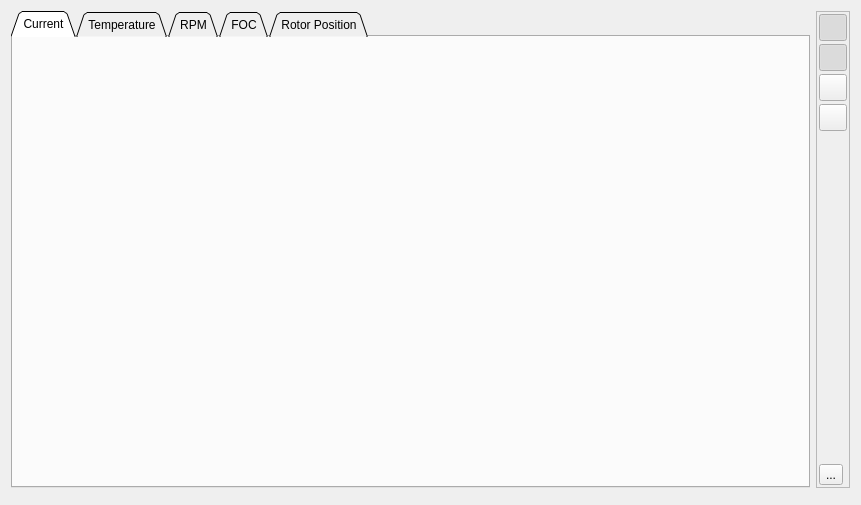
<?xml version="1.0" encoding="UTF-8"?>
<ui version="4.0">
 <class>PageRtData</class>
 <widget class="QWidget" name="PageRtData">
  <property name="geometry">
   <rect>
    <x>0</x>
    <y>0</y>
    <width>861</width>
    <height>505</height>
   </rect>
  </property>
  <property name="windowTitle">
   <string>Form</string>
  </property>
  <layout class="QVBoxLayout" name="verticalLayout_6">
   <item>
    <layout class="QHBoxLayout" name="horizontalLayout">
     <item>
      <widget class="QTabWidget" name="tabWidget">
       <property name="tabShape">
        <enum>QTabWidget::TabShape::Triangular</enum>
       </property>
       <property name="currentIndex">
        <number>0</number>
       </property>
       <widget class="QWidget" name="tab">
        <attribute name="title">
         <string>Current</string>
        </attribute>
        <layout class="QVBoxLayout" name="verticalLayout_2">
         <item>
          <widget class="QCustomPlot" name="currentPlot" native="true"/>
         </item>
        </layout>
       </widget>
       <widget class="QWidget" name="tab_2">
        <attribute name="title">
         <string>Temperature</string>
        </attribute>
        <layout class="QVBoxLayout" name="verticalLayout_3" stretch="1,0">
         <item>
          <widget class="QCustomPlot" name="tempPlot" native="true"/>
         </item>
         <item>
          <layout class="QHBoxLayout" name="horizontalLayout_3">
           <item>
            <widget class="QCheckBox" name="tempShowMosfetBox">
             <property name="toolTip">
              <string>Show MOSFET temperature</string>
             </property>
             <property name="text">
              <string>MOSFET</string>
             </property>
             <property name="checked">
              <bool>true</bool>
             </property>
            </widget>
           </item>
           <item>
            <widget class="QCheckBox" name="tempShowMotorBox">
             <property name="toolTip">
              <string>Show motor temperature</string>
             </property>
             <property name="text">
              <string>Motor</string>
             </property>
             <property name="checked">
              <bool>true</bool>
             </property>
            </widget>
           </item>
           <item>
            <spacer name="horizontalSpacer">
             <property name="orientation">
              <enum>Qt::Orientation::Horizontal</enum>
             </property>
             <property name="sizeHint" stdset="0">
              <size>
               <width>40</width>
               <height>20</height>
              </size>
             </property>
            </spacer>
           </item>
          </layout>
         </item>
        </layout>
       </widget>
       <widget class="QWidget" name="tab_3">
        <attribute name="title">
         <string>RPM</string>
        </attribute>
        <layout class="QVBoxLayout" name="verticalLayout_4">
         <item>
          <widget class="QCustomPlot" name="rpmPlot" native="true"/>
         </item>
        </layout>
       </widget>
       <widget class="QWidget" name="tab_4">
        <attribute name="title">
         <string>FOC</string>
        </attribute>
        <layout class="QVBoxLayout" name="verticalLayout_5">
         <item>
          <widget class="QCustomPlot" name="focPlot" native="true"/>
         </item>
        </layout>
       </widget>
       <widget class="QWidget" name="tab_5">
        <attribute name="title">
         <string>Rotor Position</string>
        </attribute>
        <layout class="QHBoxLayout" name="horizontalLayout_2">
         <item>
          <layout class="QVBoxLayout" name="verticalLayout_8">
           <item>
            <widget class="QProgressBar" name="posBar">
             <property name="maximum">
              <number>359</number>
             </property>
             <property name="value">
              <number>120</number>
             </property>
             <property name="format">
              <string>%v Degrees</string>
             </property>
            </widget>
           </item>
           <item>
            <widget class="QCustomPlot" name="posPlot" native="true">
             <property name="sizePolicy">
              <sizepolicy hsizetype="Preferred" vsizetype="MinimumExpanding">
               <horstretch>0</horstretch>
               <verstretch>0</verstretch>
              </sizepolicy>
             </property>
            </widget>
           </item>
          </layout>
         </item>
         <item>
          <layout class="QVBoxLayout" name="verticalLayout_7">
           <item>
            <widget class="QPushButton" name="posInductanceButton">
             <property name="toolTip">
              <string>Start inductance based signal injection detection (BLDC only)</string>
             </property>
             <property name="text">
              <string>Inductance</string>
             </property>
            </widget>
           </item>
           <item>
            <widget class="QPushButton" name="posEncoderButton">
             <property name="toolTip">
              <string>Plot the encoder position</string>
             </property>
             <property name="text">
              <string>Encoder</string>
             </property>
            </widget>
           </item>
           <item>
            <widget class="QPushButton" name="posObserverButton">
             <property name="toolTip">
              <string>Plot the rotor position seen by the observer (FOC only)</string>
             </property>
             <property name="text">
              <string>Observer</string>
             </property>
            </widget>
           </item>
           <item>
            <widget class="QPushButton" name="posPidButton">
             <property name="toolTip">
              <string>Plot the PID controller position</string>
             </property>
             <property name="text">
              <string>PID Pos</string>
             </property>
            </widget>
           </item>
           <item>
            <widget class="QPushButton" name="posEncoderObserverErrorButton">
             <property name="toolTip">
              <string>Plot the difference between the observer and encoder position (FOC only)</string>
             </property>
             <property name="text">
              <string>Obs vs Enc</string>
             </property>
            </widget>
           </item>
           <item>
            <widget class="QPushButton" name="posHallObserverErrorButton">
             <property name="toolTip">
              <string>Plot the difference between the observer and hall sensor position (FOC only)</string>
             </property>
             <property name="text">
              <string>Obs vs Hall</string>
             </property>
            </widget>
           </item>
           <item>
            <widget class="QPushButton" name="posPidErrorButton">
             <property name="toolTip">
              <string>Plot the PID controller position error</string>
             </property>
             <property name="text">
              <string>PID Error</string>
             </property>
            </widget>
           </item>
           <item>
            <widget class="QPushButton" name="posStopButton">
             <property name="toolTip">
              <string>Stop sending position samples</string>
             </property>
             <property name="text">
              <string>Stop</string>
             </property>
            </widget>
           </item>
           <item>
            <spacer name="verticalSpacer_2">
             <property name="orientation">
              <enum>Qt::Orientation::Vertical</enum>
             </property>
             <property name="sizeHint" stdset="0">
              <size>
               <width>20</width>
               <height>0</height>
              </size>
             </property>
            </spacer>
           </item>
          </layout>
         </item>
        </layout>
       </widget>
      </widget>
     </item>
     <item>
      <widget class="QFrame" name="buttonFrame">
       <property name="sizePolicy">
        <sizepolicy hsizetype="Fixed" vsizetype="Preferred">
         <horstretch>0</horstretch>
         <verstretch>0</verstretch>
        </sizepolicy>
       </property>
       <property name="frameShape">
        <enum>QFrame::Shape::StyledPanel</enum>
       </property>
       <property name="frameShadow">
        <enum>QFrame::Shadow::Plain</enum>
       </property>
       <layout class="QVBoxLayout" name="verticalLayout">
        <property name="spacing">
         <number>3</number>
        </property>
        <property name="leftMargin">
         <number>2</number>
        </property>
        <property name="topMargin">
         <number>2</number>
        </property>
        <property name="rightMargin">
         <number>2</number>
        </property>
        <property name="bottomMargin">
         <number>2</number>
        </property>
        <item>
         <widget class="QToolButton" name="autoscaleButton">
          <property name="sizePolicy">
           <sizepolicy hsizetype="Fixed" vsizetype="Fixed">
            <horstretch>0</horstretch>
            <verstretch>0</verstretch>
           </sizepolicy>
          </property>
          <property name="font">
           <font>
            <pointsize>3</pointsize>
           </font>
          </property>
          <property name="toolTip">
           <string>Autoscale plots with incoming samples</string>
          </property>
          <property name="text">
           <string/>
          </property>
          <property name="icon">
           <iconset resource="../res.qrc">
            <normaloff>:/res/icons/size_off.png</normaloff>
            <normalon>:/res/icons/size_on.png</normalon>:/res/icons/size_off.png</iconset>
          </property>
          <property name="iconSize">
           <size>
            <width>20</width>
            <height>20</height>
           </size>
          </property>
          <property name="checkable">
           <bool>true</bool>
          </property>
          <property name="checked">
           <bool>true</bool>
          </property>
         </widget>
        </item>
        <item>
         <widget class="QToolButton" name="zoomHButton">
          <property name="sizePolicy">
           <sizepolicy hsizetype="Fixed" vsizetype="Fixed">
            <horstretch>0</horstretch>
            <verstretch>0</verstretch>
           </sizepolicy>
          </property>
          <property name="font">
           <font>
            <pointsize>3</pointsize>
           </font>
          </property>
          <property name="toolTip">
           <string>Enable horizontal zoom</string>
          </property>
          <property name="text">
           <string/>
          </property>
          <property name="icon">
           <iconset resource="../res.qrc">
            <normaloff>:/res/icons/expand_off.png</normaloff>
            <normalon>:/res/icons/expand_on.png</normalon>:/res/icons/expand_off.png</iconset>
          </property>
          <property name="iconSize">
           <size>
            <width>20</width>
            <height>20</height>
           </size>
          </property>
          <property name="checkable">
           <bool>true</bool>
          </property>
          <property name="checked">
           <bool>true</bool>
          </property>
         </widget>
        </item>
        <item>
         <widget class="QToolButton" name="zoomVButton">
          <property name="sizePolicy">
           <sizepolicy hsizetype="Fixed" vsizetype="Fixed">
            <horstretch>0</horstretch>
            <verstretch>0</verstretch>
           </sizepolicy>
          </property>
          <property name="font">
           <font>
            <pointsize>3</pointsize>
           </font>
          </property>
          <property name="toolTip">
           <string>Enable vertical zoom</string>
          </property>
          <property name="text">
           <string/>
          </property>
          <property name="icon">
           <iconset resource="../res.qrc">
            <normaloff>:/res/icons/expand_v_off.png</normaloff>
            <normalon>:/res/icons/expand_v_on.png</normalon>:/res/icons/expand_v_off.png</iconset>
          </property>
          <property name="iconSize">
           <size>
            <width>20</width>
            <height>20</height>
           </size>
          </property>
          <property name="checkable">
           <bool>true</bool>
          </property>
          <property name="checked">
           <bool>false</bool>
          </property>
         </widget>
        </item>
        <item>
         <widget class="QToolButton" name="rescaleButton">
          <property name="toolTip">
           <string>Rescale plots to fit</string>
          </property>
          <property name="text">
           <string/>
          </property>
          <property name="icon">
           <iconset resource="../res.qrc">
            <normaloff>:/res/icons/size_off.png</normaloff>:/res/icons/size_off.png</iconset>
          </property>
          <property name="iconSize">
           <size>
            <width>20</width>
            <height>20</height>
           </size>
          </property>
         </widget>
        </item>
        <item>
         <spacer name="verticalSpacer">
          <property name="orientation">
           <enum>Qt::Orientation::Vertical</enum>
          </property>
          <property name="sizeHint" stdset="0">
           <size>
            <width>20</width>
            <height>40</height>
           </size>
          </property>
         </spacer>
        </item>
        <item>
         <widget class="QToolButton" name="logRtButton">
          <property name="toolTip">
           <string>&lt;html&gt;&lt;head/&gt;&lt;body&gt;&lt;p&gt;Log Realtime Data to File.&lt;/p&gt;&lt;p&gt;Go to &lt;span style=&quot; font-weight:600;&quot;&gt;Settings -&amp;gt; Paths&lt;/span&gt; to choose the output directory.&lt;/p&gt;&lt;/body&gt;&lt;/html&gt;</string>
          </property>
          <property name="text">
           <string>...</string>
          </property>
          <property name="icon">
           <iconset resource="../res.qrc">
            <normaloff>:/res/icons/rt_off.png</normaloff>
            <normalon>:/res/icons/rt_on.png</normalon>:/res/icons/rt_off.png</iconset>
          </property>
          <property name="iconSize">
           <size>
            <width>20</width>
            <height>20</height>
           </size>
          </property>
          <property name="checkable">
           <bool>true</bool>
          </property>
         </widget>
        </item>
       </layout>
      </widget>
     </item>
    </layout>
   </item>
   <item>
    <widget class="RtDataText" name="rtText" native="true"/>
   </item>
  </layout>
 </widget>
 <customwidgets>
  <customwidget>
   <class>QCustomPlot</class>
   <extends>QWidget</extends>
   <header>widgets/qcustomplot.h</header>
   <container>1</container>
  </customwidget>
  <customwidget>
   <class>RtDataText</class>
   <extends>QWidget</extends>
   <header>widgets/rtdatatext.h</header>
   <container>1</container>
  </customwidget>
 </customwidgets>
 <resources>
  <include location="../res.qrc"/>
 </resources>
 <connections/>
</ui>
